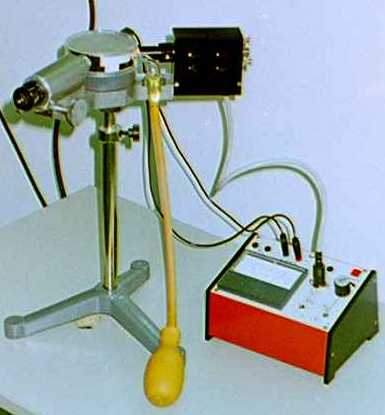
#> input picture ESPERI~3/APPARATO.JPG, 385 x 415 px, found by its file name
$ python _corr_leftover.py
#> lines starting #> are read from the running program, lines starting #| are printed output that depends on the picture; after the words box and inside, x2 and y2 are one past the last pixel; in counts of white or black regions, pixels touching at a corner belong together
#> pass 2 of the loop `for p in ["FIG7", "FIG8", "FIG9", "FIG10", "FIG13", "FIG14"]:`:
"""Correlate ch3 gallery leftovers against in-flow figures (blurred-silhouette, no vision).
Usage: python tools/_corr_leftover.py
"""
import glob, os, numpy as np
from PIL import Image, ImageFilter

IMGDIR = "publish/leggi/img/03_elettroni"
RENDER = "build/lo_sub3_png"  # rendered flow SVGs (FIG7,8,9,10,13,14)


def sil(path, size=128):
#> called with size = 128
    a = np.asarray(Image.open(path).convert("L"), dtype=np.float32)
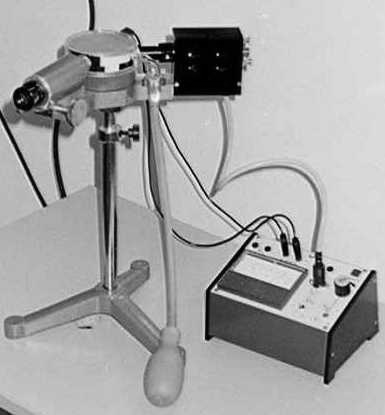
#> a: shape (415, 385) float32; min 0, max 253, mean 164.3
    ink = a < 200
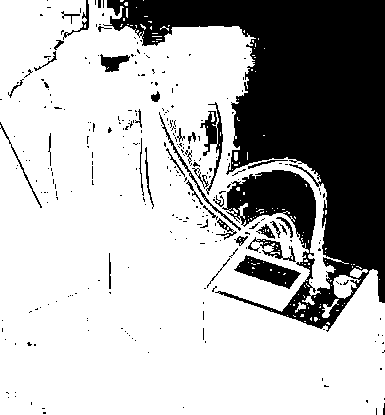
#> ink: shape (415, 385) bool; 71.4% white; 294 black regions (256 under 20 px), largest, box (x1, y1, x2, y2) and area: (103, 0, 385, 332) 40184, (234, 255, 301, 289) 1047, (200, 102, 223, 195) 635
    ys, xs = np.where(ink)
    if len(xs) == 0:
        return np.zeros(size * size, dtype=np.float32)
    crop = (ink[ys.min():ys.max()+1, xs.min():xs.max()+1].astype(np.uint8) * 255)
    ci = Image.fromarray(crop); w, h = ci.size; s = max(w, h)
#> after `w, h = ci.size`: w = 385; h = 415
#> after `s = max(w, h)`: s = 415
    sq = Image.new("L", (s, s), 0); sq.paste(ci, ((s-w)//2, (s-h)//2))
#> after `sq = Image.new('L', (s, s), 0)`: sq: PIL image 415x415 L; every value is 0
#> after `sq.paste(ci, ((s - w) // 2, (s - h) // 2))`:
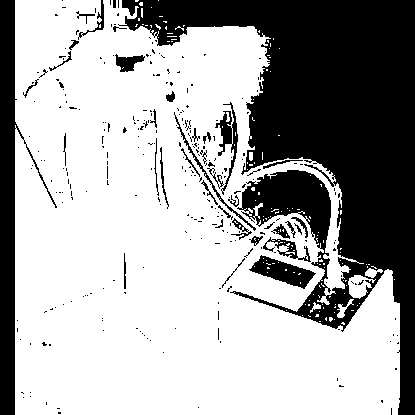
#> sq: PIL image 415x415 L; 66.2% white; 290 black regions (252 under 20 px), largest, box (x1, y1, x2, y2) and area: (118, 0, 415, 415) 46434, (0, 0, 57, 415) 6387, (249, 255, 316, 289) 1047
    sq = sq.resize((size, size), Image.BILINEAR).filter(ImageFilter.GaussianBlur(3))
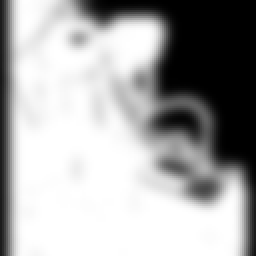
#> sq: PIL image 128x128 L (shown 2 times larger); min 0, max 255, mean 168.8
    v = np.asarray(sq, dtype=np.float32).ravel(); v -= v.mean()
#> after `v = np.asarray(sq, dtype=np.float32).ravel()`: v = 16384 values, max 255 at index 1037, min 0 at index 54, mean 168.8
#> after `v -= v.mean()`: v = 16384 values, max 86.24 at index 1037, min -168.8 at index 54, mean 0
    n = np.linalg.norm(v); return v/n if n else v
#> after `n = np.linalg.norm(v)`: n = 12845.4


leftovers = ["FIG11.png", "FIG12.png", "FIG15.png", "NEBULI~1.png"]

# candidate flow figures: rendered SVGs + the JPG photos
cand = {}
for p in ["FIG7", "FIG8", "FIG9", "FIG10", "FIG13", "FIG14"]:
    fp = os.path.join(RENDER, p + ".png")
    if os.path.exists(fp):
        cand["flow:" + p + ".svg"] = sil(fp)
for j in ["APPARATO.jpg", "APPARA~1.jpg", "PIASTRE.jpg", "GOCCIO~1.jpg", "IMG19.jpg"]:
    fp = os.path.join(IMGDIR, j)
    if os.path.exists(fp):
        cand["flow:" + j] = sil(fp)
#> pass 2 of the loop `for j in ["APPARATO.jpg", "APPARA~1.jpg", "PIASTRE.jpg", "GOCCIO~1.jpg..`:
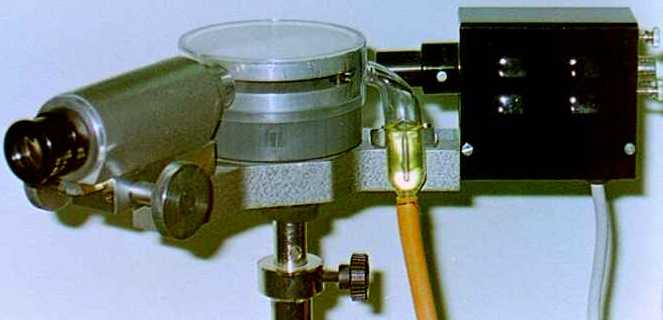
#> input picture img/03_elettroni/APPARA~1.jpg, 663 x 320 px, found by its file name
#> a: shape (320, 663) float32
#> in sil (call 2), `ink = a < 200`:
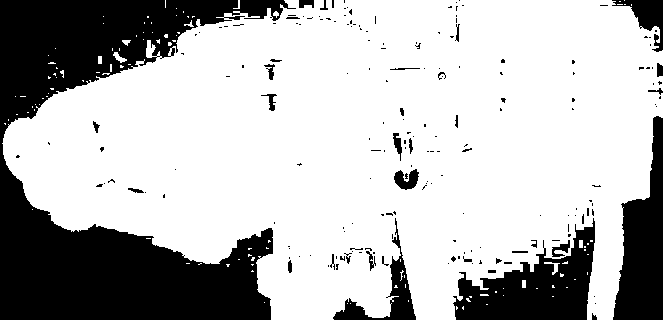
#> ink: shape (320, 663) bool; 72.2% white; 191 black regions (156 under 20 px), largest, box (x1, y1, x2, y2) and area: (0, 0, 296, 320) 40464, (453, 218, 595, 320) 7236, (613, 116, 663, 320) 6033
#> crop: shape (320, 661); 72.5% white; 192 black regions (156 under 20 px), largest, box (x1, y1, x2, y2) and area: (0, 144, 271, 320) 23172, (0, 0, 294, 143) 16652, (451, 218, 593, 320) 7236
#> in sil (call 2), `sq = sq.resize((size, size), Image.BILINEAR).filter(ImageFilter.Gaussi..`:
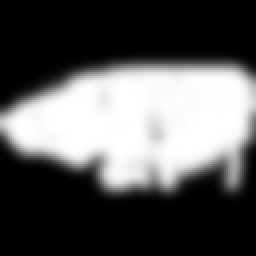
#> sq: PIL image 128x128 L (shown 2 times larger); min 0, max 255, mean 89.3
#> v = 16384 values, max 255 at index 5351, min 0 at index 0, mean 89.35
#> v = 16384 values, max 165.7 at index 5351, min -89.35 at index 0, mean 0
#> n = 14098.2
# also include the leftover PNGs' own SVG counterparts if any (FIG13.png etc not relevant)

for lo in leftovers:
    ov = sil(os.path.join(IMGDIR, lo))
#> (the run stopped early here; a loop or call above may not have finished)
